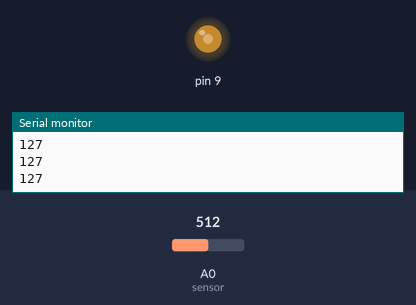
The sketch below on a simulated Arduino Uno, built with avr-gcc and run on an emulated ATmega328P. On the bench: output pins drawn as LEDs (lit = HIGH), the last lines printed to the serial monitor. The test bench sets the inputs (shaded band); at power-on: A0 (sensor) = 512.

Above: at 1.2 s.
1.3 s: A0 (sensor) set to 716
At 2.5 s:
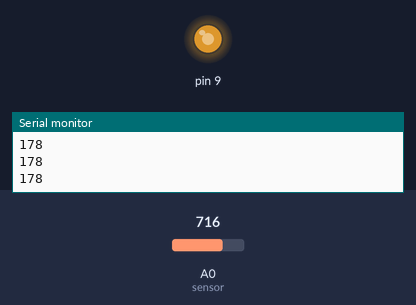
2.8 s: A0 (sensor) set to 900
At 3.8 s:
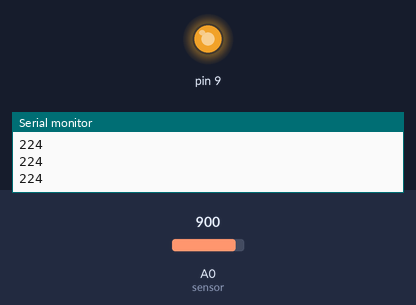
4.3 s: A0 (sensor) set to 122
At 5.2 s:
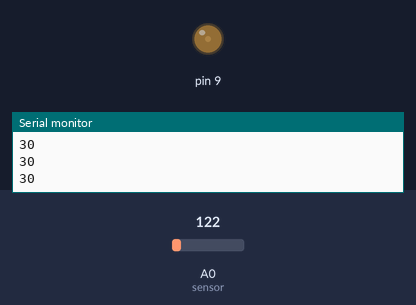
5.8 s: A0 (sensor) set to 0
At 6.5 s:
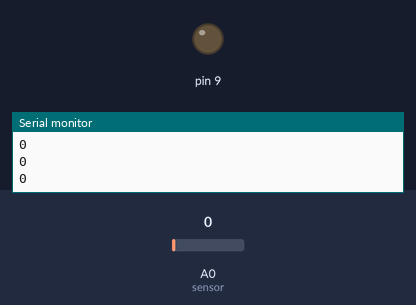
7.3 s: A0 (sensor) set to 511
At 7.7 s:
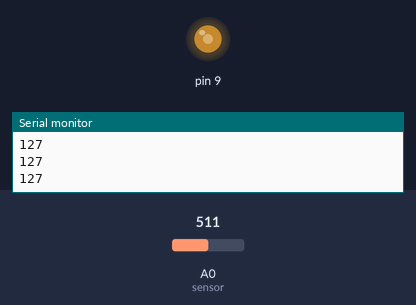
Timing chart, 0 to 9.8 s (numbered marks = the images above; inputs shaded):
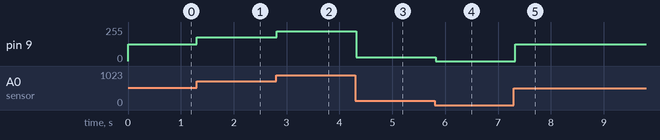

The sketch:

demo3.ino
```cpp
const int sensor = A0;
const int sensorRead = 0;

void setup() {
  Serial.begin(9600);
}

void loop() {
  int sensorValue = analogRead(sensor);

  int value = map(sensorValue, 0, 1023, 0, 255);
  Serial.println(value);

  analogWrite(9, value);

  delay(100);
}
```

Measured:
- after the input at 1.3 s, pin 9: 127/255 → 178/255 at once
- after the input at 2.8 s, pin 9: 178/255 → 224/255 at once
- after the input at 4.3 s, pin 9: 224/255 → 30/255 at once
- after the input at 5.8 s, pin 9: 30/255 → 0/255 at once
- after the input at 7.3 s, pin 9: 0/255 → 127/255 at once
